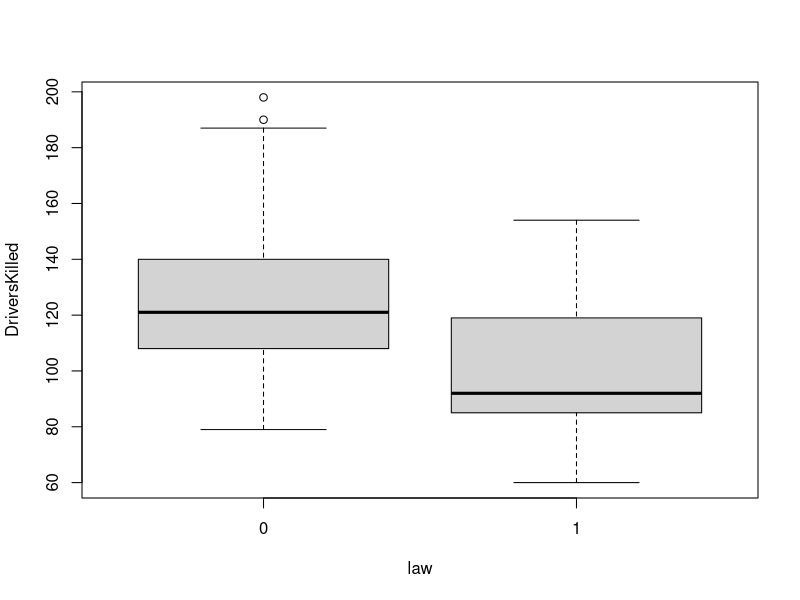
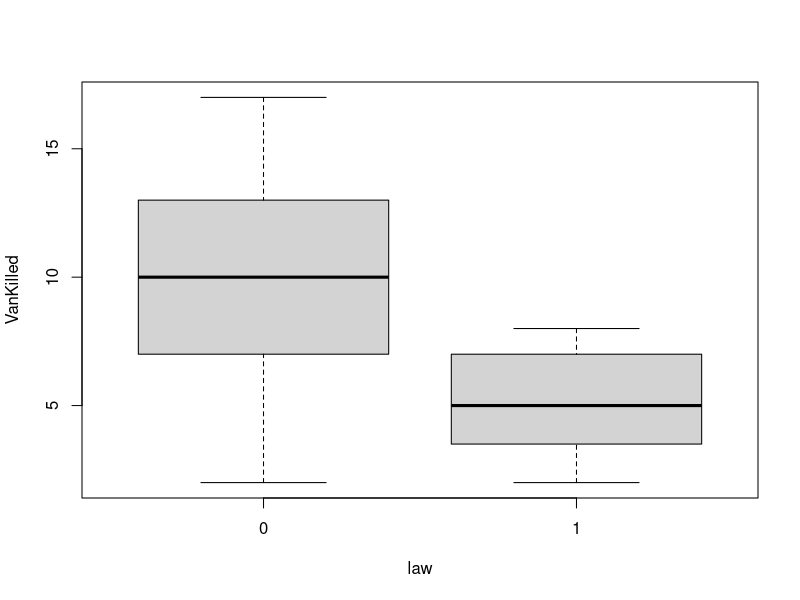

The R source for these figures, in order: (Note: this script raises an error after producing the figures.)
# Where to find datasets?
library(datasets)

seatbelts <- datasets::Seatbelts
class(seatbelts)

df <- as.data.frame(seatbelts)
# df$Date <- rownames(seatbelts)
View(df)

# install.packages("zoo")
# install.packages("xts")
library(zoo)
library(xts)
# df$Date <- as.yearmon(time(seatbelts))
df$Date <- as.Date(time(seatbelts))


df$law <- as.factor(df$law)
sapply(df, class)

boxplot(DriversKilled ~ law, data = df)
t.test(DriversKilled ~ law, data = df)

boxplot(VanKilled ~ law, data = df)
t.test(VanKilled ~ law, data = df)


## If the hypothesis that drivers killed are fewer when the seatbelt law is in effect, is TRUE, 
## then, can we PREDICT based on the measureable number of deaths on a given day, whether the 
## Law was in effect or not?  
    #  This is a classification problem

#  Y = law (response variable)
#  X = [DriversKilled, VanKilled]



# Logistic regression for classification of whether the Law is effect for any given date 
model <- glm (formula = law ~  DriversKilled + VanKilled, family = "binomial", data = df)
summary(model)

exp(model$coefficients)
# DriversKilled     VanKilled 
#     0.9490347     0.5935072 

boxplot(predictionsOfLawInEffect ~ df$law)  #Boxplot to find the optimal log-odds cutoff
predictionsOfLawInEffect <- predict(model, newdata = df)  # LOG ODDS of each row correspondign to when the law is in effect
predictionsOfLawInEffect_CATEGORICAL <- predictionsOfLawInEffect > -2

table(df$law, predictionsOfLawInEffect_CATEGORICAL)  # Confusion matrix


plot(density(exp(predictionsOfLawInEffect)))  # plot of the "ODDS" of each row being classified for the law being in effect

# ODDS = p / (1 - p); where ODDS = exp(predictionsOfLawInEffect)
# => (1 - p)*ODDS = p
# => p = ODDS/(1+ODDS)

# Probability of each row  corresponding to the law being in effect: 
plot(density(exp(predictionsOfLawInEffect)/(1+exp(predictionsOfLawInEffect))))  # plot of the "ODDS" of each row being classified for the law being in effect
summary(exp(predictionsOfLawInEffect)/(1+exp(predictionsOfLawInEffect)))
#      Min.   1st Qu.    Median      Mean   3rd Qu.      Max. 
# 0.0000343 0.0030743 0.0338102 0.1197917 0.1595388 0.8213848 


# boxplot to find the optimal probability cutoff:
boxplot(exp(predictionsOfLawInEffect)/(1+exp(predictionsOfLawInEffect)) ~ df$law)


# Linear regression for REGRESSION of the number of people that died ON the X's 
# / regressors law-being-in-effect and total number of drivers  

# Y = number of people that died i.e.  DriversKilled variable
# X = [law, drivers, PetrolPrice]

model2 <- lm (DriversKilled ~ law  , data = df)
summary(model2)


## Export df to a file:
write.csv(df, row.names = F, file = "britishSeatBeltStudy.csv")
